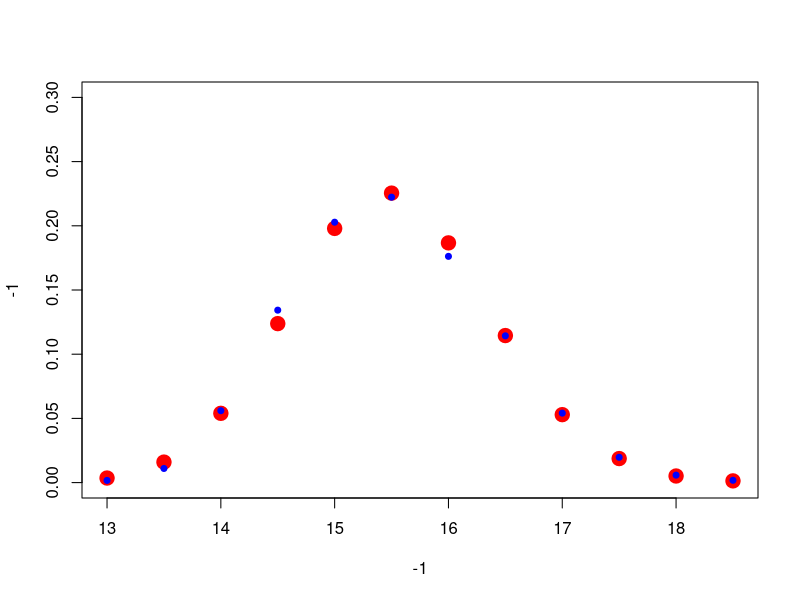
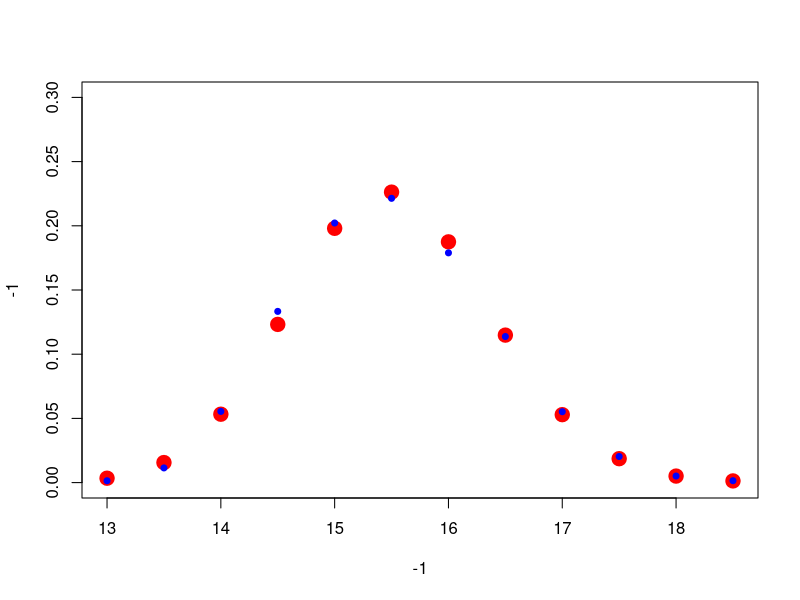
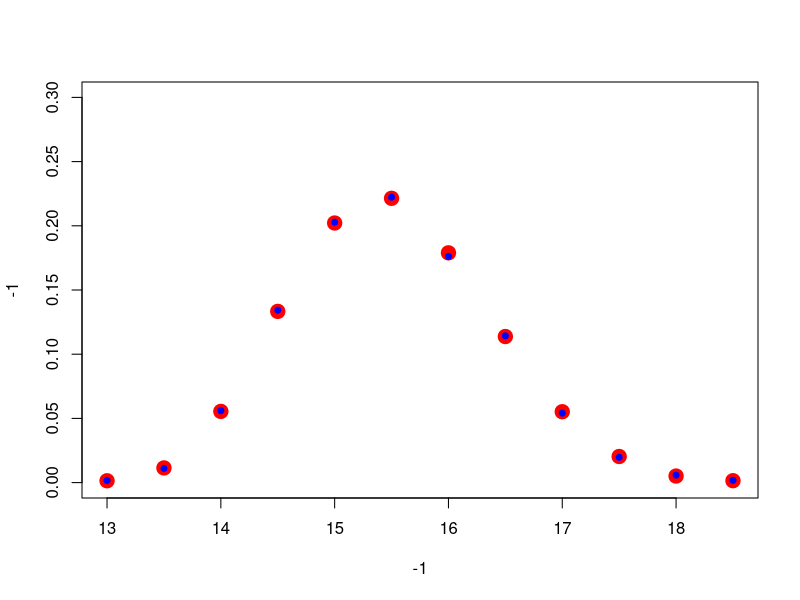
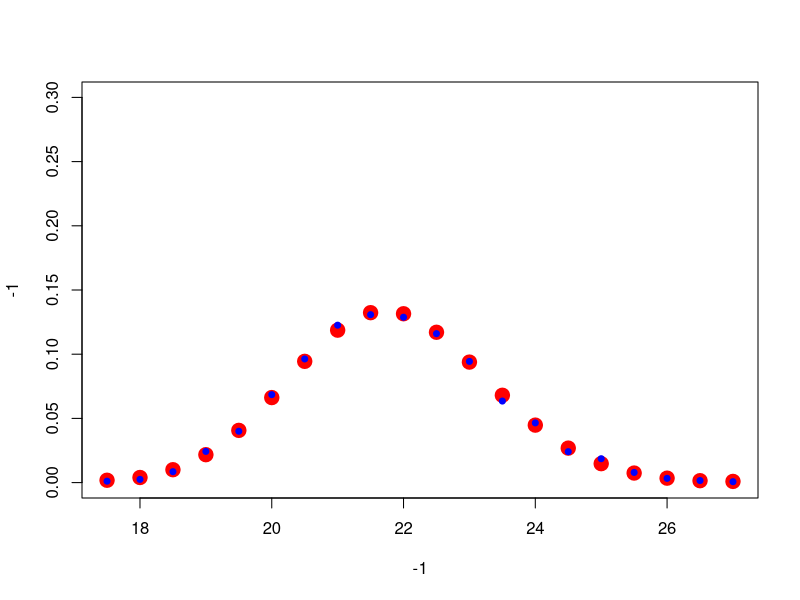

These charts were generated, in order, by the following R code:
library( MASS )

## Function for getting data (it's discrete) from experiment with our model
get_data = function() {
  frequencies <- c(17, 110, 560, 1343, 2028, 2223, 1762, 1143, 541, 197, 58, 18)
  values <- seq(13, 18.5, 0.5)
  data <- rep(values, frequencies)
  return (data)
}

## Get data
data = get_data()
data_length = length(data)

table = table(data)
values = as.numeric(names(table))
frequencies = as.numeric(table)
values
frequencies

## Compute shape and rate
parameters = fitdistr(data, "gamma")$estimate
shape = parameters[1]
rate = parameters[2]
mean = mean(data)
shape
rate
mean

## Get probabilities for the intervals
rightVals = c(seq(13.25, 18.25, 0.5), Inf)
leftVals = c(-Inf, seq(13.25, 18.25, 0.5))
x = seq(13, 18.5, 0.5)
probs = pgamma(rightVals, shape, rate) - pgamma(leftVals, shape, rate)

## Chisq test does not work with sample shape and rate
chisq.test(frequencies, p=probs)

## Optimize p value and find best shape (sample mean = 15.4969)
optimize_data_shape = function(cur_data_shape) {
  cur_data_rate = cur_data_shape / mean
  probs = (pgamma(rightVals, cur_data_shape, cur_data_rate) - 
             pgamma(leftVals, cur_data_shape, cur_data_rate))
  cur_res = chisq.test(frequencies, p=probs)
  return (cur_res$p.value)
}

optimize_result = optimize(optimize_data_shape, interval = c(300, 320),
                           maximum = TRUE, tol = 0.0001)
optimize_shape = optimize_result$maximum
optimize_shape
optimize_rate = optimize_shape / mean
optimize_rate

probs = (pgamma(rightVals, optimize_shape, optimize_rate) 
         - pgamma(leftVals, optimize_shape, optimize_rate))
plot(xlim = c(13, 18.5), ylim = c(0, 0.3), x = -1, y = -1)
points(x, probs, col="red", pch=20, lwd = 10)
points(x, frequencies / data_length, col="blue", pch=20, lwd = 2)

## With best shape and sample mean chisq test does not work
chisq.test(frequencies, p=probs)

##########################################################################
## Same tests for 50 000 exps

## Function for getting data (it's discrete) from experiment with our model
get_data = function() {
  frequencies <- c(71, 571, 2772, 6667, 10109, 11070, 8947, 5688, 2760, 1016, 255, 74)
  values <- seq(13, 18.5, 0.5)
  data <- rep(values, frequencies)
  return (data)
}

## Get data
data = get_data()
data_length = length(data)

table = table(data)
values = as.numeric(names(table))
frequencies = as.numeric(table)
values
frequencies

## Compute shape and rate
parameters = fitdistr(data, "gamma")$estimate
shape = parameters[1]
rate = parameters[2]
mean = mean(data)
shape
rate
mean

## Get probabilities for the intervals
rightVals = c(seq(13.25, 18.25, 0.5), Inf)
leftVals = c(-Inf, seq(13.25, 18.25, 0.5))
x = seq(13, 18.5, 0.5)
probs = pgamma(rightVals, shape, rate) - pgamma(leftVals, shape, rate)

## Chisq test does not work with sample shape and rate
chisq.test(frequencies, p=probs)

## Optimize p value and find best shape (sample mean = 15.49988)
optimize_data_shape = function(cur_data_shape) {
  cur_data_rate = cur_data_shape / mean
  probs = (pgamma(rightVals, cur_data_shape, cur_data_rate) - 
             pgamma(leftVals, cur_data_shape, cur_data_rate))
  cur_res = chisq.test(frequencies, p=probs)
  return (cur_res$p.value)
}

optimize_result = optimize(optimize_data_shape, interval = c(300, 320),
                           maximum = TRUE, tol = 0.0001)
optimize_shape = optimize_result$maximum
optimize_shape
optimize_rate = optimize_shape / mean
optimize_rate

probs = (pgamma(rightVals, optimize_shape, optimize_rate) 
         - pgamma(leftVals, optimize_shape, optimize_rate))
plot(xlim = c(13, 18.5), ylim = c(0, 0.3), x = -1, y = -1)
points(x, probs, col="red", pch=20, lwd = 10)
points(x, frequencies / data_length, col="blue", pch=20, lwd = 2)

## With best shape and sample mean chisq test does not work
chisq.test(frequencies, p=probs)

############################################################################
## Is it the same dist for 10 000 and 50 000 exps?
probs = c(71, 571, 2772, 6667, 10109, 11070, 8947, 5688, 2760, 1016, 255, 74) / 50000

## Function for getting data (it's discrete) from experiment with our model
get_data = function() {
  frequencies <- c(17, 110, 560, 1343, 2028, 2223, 1762, 1143, 541, 197, 58, 18)
  values <- seq(13, 18.5, 0.5)
  data <- rep(values, frequencies)
  return (data)
}

## Get data
data = get_data()
data_length = length(data)
table = table(data)
values = as.numeric(names(table))
frequencies = as.numeric(table)
frequencies

## Chisq test does not work with sample mean and sd
chisq.test(frequencies, p=probs)
x = seq(13, 18.5, 0.5)
plot(xlim = c(13, 18.5), ylim = c(0, 0.3), x = -1, y = -1)
points(x, probs, col="red", pch=20, lwd = 10)
points(x, frequencies / data_length, col="blue", pch=20, lwd = 2)

##########################################################################

## Same tests for Bartlett P1 and P2 flows
## Function for getting data (it's discrete) from experiment with our model
get_data = function() {
  frequencies <- c(11, 25, 85, 243, 400, 685, 963, 1226, 
                   1308, 1288, 1160, 944, 635, 465, 241, 
                   186, 79, 33, 16, 7)
  values <- seq(17.5, 27, 0.5)
  data <- rep(values, frequencies)
  return (data)
}

## Get data
data = get_data()
data_length = length(data)

table = table(data)
values = as.numeric(names(table))
frequencies = as.numeric(table)
values
frequencies

## Compute shape and rate
parameters = fitdistr(data, "gamma")$estimate
shape = parameters[1]
rate = parameters[2]
mean = mean(data)
shape
rate
mean

## Get probabilities for the intervals
rightVals = c(seq(17.75, 26.75, 0.5), Inf)
leftVals = c(-Inf, seq(17.75, 26.75, 0.5))
x = seq(17.5, 27, 0.5)
probs = pgamma(rightVals, shape, rate) - pgamma(leftVals, shape, rate)

## Chisq test does not work with sample shape and rate
chisq.test(frequencies, p=probs)

## Optimize p value and find best shape (sample mean = 21.8212)
optimize_data_shape = function(cur_data_shape) {
  cur_data_rate = cur_data_shape / mean
  probs = (pgamma(rightVals, cur_data_shape, cur_data_rate) - 
             pgamma(leftVals, cur_data_shape, cur_data_rate))
  cur_res = chisq.test(frequencies, p=probs)
  return (cur_res$p.value)
}

optimize_result = optimize(optimize_data_shape, interval = c(210, 220),
                           maximum = TRUE, tol = 0.0001)
optimize_shape = optimize_result$maximum
optimize_shape
optimize_rate = optimize_shape / mean
optimize_rate

probs = (pgamma(rightVals, optimize_shape, optimize_rate) 
         - pgamma(leftVals, optimize_shape, optimize_rate))
plot(xlim = c(17.5, 27), ylim = c(0, 0.3), x = -1, y = -1)
points(x, probs, col="red", pch=20, lwd = 10)
points(x, frequencies / data_length, col="blue", pch=20, lwd = 2)

## With best shape and sample mean chisq test does not work
chisq.test(frequencies, p=probs)
